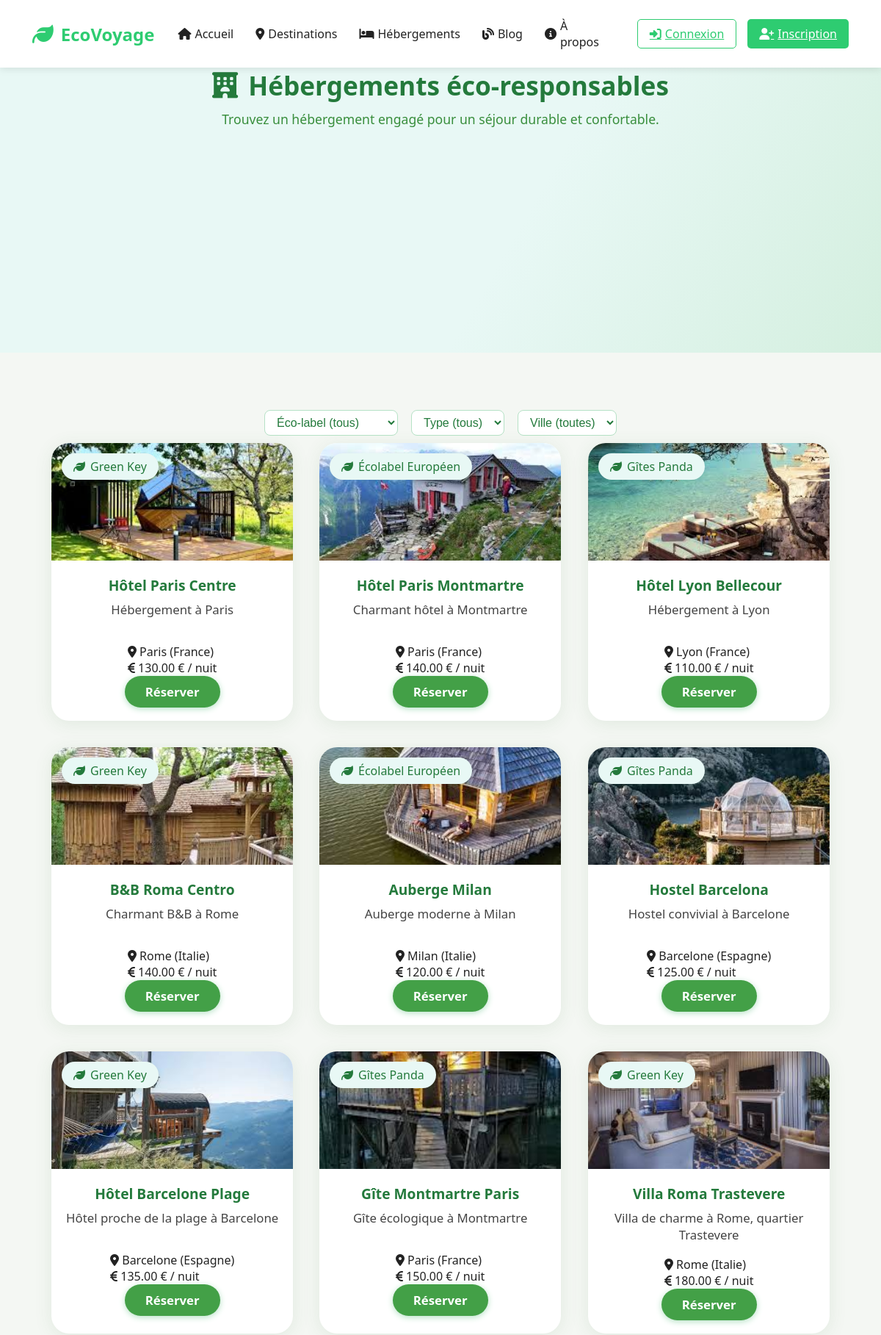
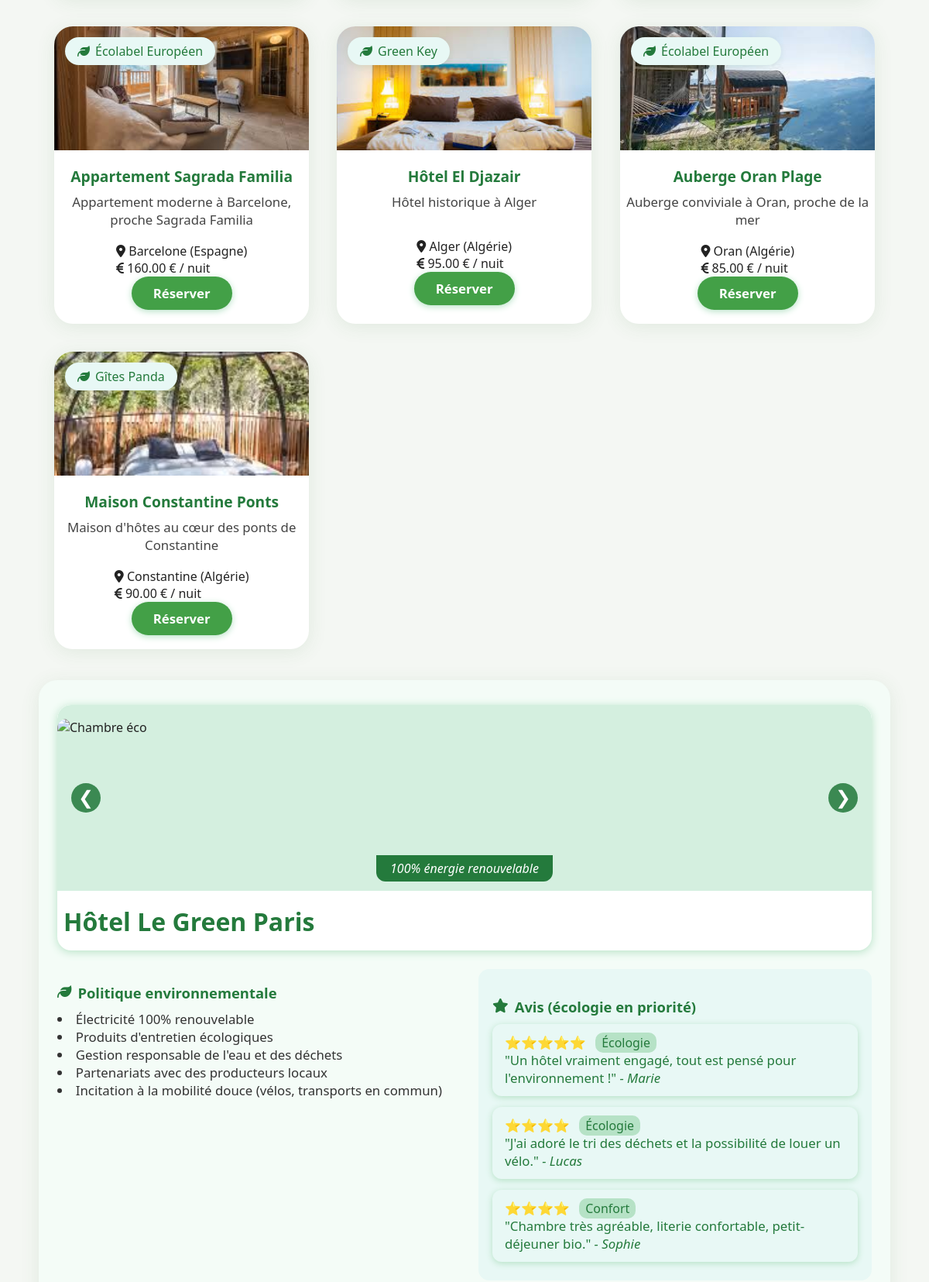
The page /hebergements/ (upper part) on the database its author committed (2 pictures, top to bottom).
### main/models.py (models this page shows, shortened)
class Hebergement(models.Model):
    nom = models.CharField(max_length=100)
    description = models.TextField()
    adresse = models.CharField(max_length=255)
    prix_par_nuit = models.DecimalField(max_digits=8, decimal_places=2)
    destination = models.ForeignKey('Destination', on_delete=models.CASCADE, related_name='hebergements')
    type = models.CharField(max_length=50, choices=[('hotel', 'Hôtel'), ('auberge', 'Auberge'), ('bnb', 'B&B'), ('camping', 'Camping'), ('autre', 'Autre')], default='hotel')
    studio = models.PositiveIntegerField(default=0, help_text="Nombre de studios")
    prix_studio = models.DecimalField(max_digits=8, decimal_places=2, null=True, blank=True, help_text="Prix par nuit pour un studio")
    chambre_3p = models.PositiveIntegerField(default=0, help_text="Nombre de chambres 3 personnes")
    prix_3p = models.DecimalField(max_digits=8, decimal_places=2, null=True, blank=True, help_text="Prix par nuit pour une chambre 3 personnes")
    chambre_4p = models.PositiveIntegerField(default=0, help_text="Nombre de chambres 4 personnes")
    prix_4p = models.DecimalField(max_digits=8, decimal_places=2, null=True, blank=True, help_text="Prix par nuit pour une chambre 4 personnes")
    chambre_5p = models.PositiveIntegerField(default=0, help_text="Nombre de chambres 5 personnes")
    prix_5p = models.DecimalField(max_digits=8, decimal_places=2, null=True, blank=True, help_text="Prix par nuit pour une chambre 5 personnes")
    eco_label = models.CharField("Éco-label", max_length=100, blank=True, null=True)
    photo = models.ImageField(upload_to='hebergement_photos/', null=True, blank=True)

class Destination(models.Model):
    nom = models.CharField("Ville", max_length=100)
    site = models.CharField("Emplacement ou URL", max_length=255)
    pays = models.ForeignKey(Pays, on_delete=models.CASCADE, related_name="destinations")
    description = models.TextField()
    prix_par_nuit_moyen = models.DecimalField(max_digits=8, decimal_places=2)
    sejour = models.CharField("Séjour", max_length=100, blank=True, null=True)
    eco_label = models.CharField("Éco-label", max_length=100, blank=True, null=True)
    photo = models.ImageField(upload_to='destination_photos/', null=True, blank=True)

class Pays(models.Model):
    nom = models.CharField(max_length=100, unique=True)
    class Meta:
        verbose_name = "Pays"
        verbose_name_plural = "Pays"

### main/views.py (the view)
# urls.py: path('hebergements/', views.hebergements, name='hebergements'),
def hebergements(request):
    utilisateur = None
    if request.session.get('user_id'):
        try:
            utilisateur = Utilisateur.objects.get(id=request.session['user_id'])
        except Utilisateur.DoesNotExist:
            pass
    type_ = request.GET.get('type', '').strip()
    eco_label = request.GET.get('eco_label', '').strip()
    destination_nom = request.GET.get('destination', '').strip()
    qs = Hebergement.objects.select_related('destination', 'destination__pays').all()
    if type_:
        qs = qs.filter(type=type_)
    if eco_label:
        qs = qs.filter(eco_label=eco_label)
    if destination_nom:
        qs = qs.filter(destination__nom=destination_nom)
    hebergements = qs
    eco_labels = Hebergement.objects.exclude(eco_label__isnull=True).exclude(eco_label__exact='').values_list('eco_label', flat=True).distinct()
    destinations = Hebergement.objects.values_list('destination__nom', flat=True).distinct()
    return render(request, 'hebergements.html', {
        'hebergements': hebergements,
        'type_selected': type_,
        'eco_label_selected': eco_label,
        'eco_labels': eco_labels,
        'destination_selected': destination_nom,
        'destinations': destinations,
        'utilisateur': utilisateur
    })

### templates/hebergements.html (shortened to what this page needs)
{% load static %}
<!DOCTYPE html>
<html lang="fr">
<head>
  <link rel="stylesheet" href="{% static 'css/hebergements.css' %}">
  <link rel="stylesheet" href="{% static 'css/home.css' %}">
  <link rel="stylesheet" href="https://cdnjs.cloudflare.com/ajax/libs/font-awesome/6.4.2/css/all.min.css">
</head>
<body>
  <nav class="navbar">
    <div class="nav-container">
      <div class="nav-logo">
        <i class="fas fa-leaf"></i>
        <span>EcoVoyage</span>
      </div>
      <ul class="nav-menu">
        <li><a href="{% url 'home' %}"><i class="fas fa-home"></i> Accueil</a></li>
        <li><a href="{% url 'destinations' %}"><i class="fas fa-map-marker-alt"></i> Destinations</a></li>
        <li><a href="{% url 'hebergements' %}" class="active"><i class="fas fa-bed"></i> Hébergements</a></li>
        <li><a href="{% url 'blog' %}"><i class="fas fa-blog"></i> Blog</a></li>
        <li><a href="{% url 'about' %}"><i class="fas fa-info-circle"></i> À propos</a></li>
      </ul>
      <div class="nav-buttons">
        {% if utilisateur %}
            <span class="nav-username">Bonjour, {{ utilisateur.nom }} !</span>
            <a href="{% url 'deconnexion' %}" class="btn-logout"><i class="fas fa-sign-out-alt"></i> Déconnexion</a>
        {% else %}
            <a href="/connexion/" class="btn-login"><i class="fas fa-sign-in-alt"></i> Connexion</a>
            <a href="/inscription/" class="btn-signup"><i class="fas fa-user-plus"></i> Inscription</a>
        {% endif %}
      </div>
    </div>
  </nav>
  <header class="heberg-header">
    <h1><i class="fas fa-hotel"></i> Hébergements éco-responsables</h1>
    <p>Trouvez un hébergement engagé pour un séjour durable et confortable.</p>
  </header>
  <main>
    <section class="heberg-filters">
      <form id="hebergFiltersForm" method="get" action="">
        <select id="hebergEcoLabel" name="eco_label" onchange="this.form.submit()">
          <option value="">Éco-label (tous)</option>
        </select>
        <select id="hebergType" name="type" onchange="this.form.submit()">
          <option value="">Type (tous)</option>
        </select>
        <select id="hebergDestination" name="destination" onchange="this.form.submit()">
          <option value="">Ville (toutes)</option>
        </select>
      </form>
    </section>
    <section class="heberg-grid">
      {% if hebergements %}
        {% for h in hebergements %}
        <div class="heberg-card">
          <div class="heberg-img" style="background-image: url('{% if h.photo %}{{ h.photo.url }}{% else %}https://source.unsplash.com/400x250/?{{ h.destination.nom|urlencode }},hotel{% endif %}');">
            {% if h.eco_label %}
            <span class="heberg-badge"><i class="fas fa-leaf"></i> {{ h.eco_label }}</span>
            {% endif %}
          </div>
          <h2>{{ h.nom }}</h2>
          <p>{{ h.description }}</p>
          <div class="heberg-info">
            <span><i class="fas fa-map-marker-alt"></i> {{ h.destination.nom }} ({{ h.destination.pays.nom }})</span><br>
            <span><i class="fas fa-euro-sign"></i> {{ h.prix_par_nuit }} € / nuit</span>
          </div>
          <a href="{% url 'reservation' h.id %}" class="heberg-reserver-btn">Réserver</a>
        </div>
        {% endfor %}
      {% else %}
        <div style="text-align:center;font-size:1.2em;color:#388e3c;margin:32px 0;">
          Aucun hébergement trouvé pour cette destination.
        </div>
      {% endif %}
    </section>
    <section class="fiche-hebergement">
      <div class="fiche-galerie">
        <div class="fiche-galerie-slideshow" id="galerieSlideshow">
          <figure class="fiche-galerie-slide active">
            <img src="https://images.unsplash.com/photo-1506744038136-46273834b3fb?auto=format&fit=crop&w=800&q=80" alt="Chambre éco">
            <figcaption>100% énergie renouvelable</figcaption>
          </figure>
          <button class="fiche-galerie-arrow left" id="galeriePrev">&#10094;</button>
          <button class="fiche-galerie-arrow right" id="galerieNext">&#10095;</button>
        </div>
        <div class="fiche-heberg-title">
          <h2>Hôtel Le Green Paris</h2>
        </div>
      </div>
      <div class="fiche-heberg-cols">
        <div class="fiche-heberg-col">
          <h3><i class="fas fa-leaf"></i> Politique environnementale</h3>
          <ul class="fiche-heberg-list">
            <li>Électricité 100% renouvelable</li>
            <li>Produits d'entretien écologiques</li>
            <li>Gestion responsable de l'eau et des déchets</li>
            <li>Partenariats avec des producteurs locaux</li>
            <li>Incitation à la mobilité douce (vélos, transports en commun)</li>
          </ul>
        </div>
        <div class="fiche-heberg-col avis">
          <h3><i class="fas fa-star"></i> Avis (écologie en priorité)</h3>
          <ul class="fiche-heberg-avis-list">
            <li>
              <b>⭐⭐⭐⭐⭐</b> <span class="avis-theme">Écologie</span> <br>
              "Un hôtel vraiment engagé, tout est pensé pour l'environnement !" <i>- Marie</i>
            </li>
            <li>
              <b>⭐⭐⭐⭐</b> <span class="avis-theme">Écologie</span> <br>
              "J'ai adoré le tri des déchets et la possibilité de louer un vélo." <i>- Lucas</i>
            </li>
            <li>
              <b>⭐⭐⭐⭐</b> <span class="avis-theme">Confort</span> <br>
              "Chambre très agréable, literie confortable, petit-déjeuner bio." <i>- Sophie</i>
            </li>
          </ul>
        </div>
      </div>
    </section>
  </main>
</body>
</html>

### static/css/home.css (style rules this page uses)
* { box-sizing: border-box; }
body { margin: 0; padding: 0; font-family: 'Segoe UI', Arial, sans-serif; background: #f4f7f3; color: #222; }
header { margin-top: 0; padding-top: 70px; margin: 0; padding: 0; background: url('/static/images/nature-background.jpg') center/cover no-repeat; min-height: 60vh; position: relative; }
nav { display: flex; justify-content: space-between; align-items: center; padding: 0.7rem 1.5rem; background: rgba(255,255,255,0.0); transition: background 0.3s, box-shadow 0.3s; box-shadow: none; position: fixed; width: 100%; top: 0; left: 0; z-index: 100; max-width: 100vw; }
nav .nav-container { width: 100%; max-width: 1200px; margin: 0 auto; display: flex; justify-content: space-between; align-items: center; gap: 2rem; }
nav ul { list-style: none; display: flex; gap: 1.1rem; margin: 0; padding: 0; margin-right: 0; align-items: center; }
nav ul li a, .site-logo, nav ul li a i { color: #222 !important; text-decoration: none !important; }
nav ul li:last-child a { padding-right: 0.7rem; }
main { padding: 3rem 1rem 2rem 1rem; max-width: 1200px; margin: auto; }
.navbar { background: #fff; box-shadow: 0 2px 10px rgba(0,0,0,0.1); position: fixed; top: 0; width: 100%; z-index: 1000; }
.nav-container { max-width: 1200px; margin: 0 auto; padding: 0 20px; display: flex; justify-content: space-between; align-items: center; height: 70px; }
.nav-logo { display: flex; align-items: center; font-size: 1.5rem; font-weight: bold; color: #2ecc71; }
.nav-logo i { margin-right: 10px; font-size: 1.8rem; }
.nav-menu { display: flex; list-style: none; gap: 30px; }
.nav-menu a { text-decoration: none; color: #333; font-weight: 500; transition: color 0.3s ease; display: flex; align-items: center; gap: 5px; }
.nav-menu a:hover, .nav-menu a.active { color: #2ecc71; }
.nav-buttons { display: flex; gap: 15px; }
.btn-login, .btn-signup { padding: 8px 16px; border: none; border-radius: 5px; font-weight: 500; cursor: pointer; transition: all 0.3s ease; display: flex; align-items: center; gap: 5px; }
.btn-login { background: transparent; color: #2ecc71; border: 1px solid #2ecc71; }
.btn-signup { background: #2ecc71; color: white; }

### rows shown on the page
Hebergement: photo (picture), eco_label "Green Key", nom "Hôtel Paris Centre", description "Hébergement à Paris", destination.nom "Paris", destination.pays.nom "France", prix_par_nuit "130.00"
Hebergement: photo (picture), eco_label "Écolabel Européen", nom "Hôtel Paris Montmartre", description "Charmant hôtel à Montmartre", destination.nom "Paris", destination.pays.nom "France", prix_par_nuit "140.00"
Hebergement: photo (picture), eco_label "Gîtes Panda", nom "Hôtel Lyon Bellecour", description "Hébergement à Lyon", destination.nom "Lyon", destination.pays.nom "France", prix_par_nuit "110.00"
Hebergement: photo (picture), eco_label "Green Key", nom "B&B Roma Centro", description "Charmant B&B à Rome", destination.nom "Rome", destination.pays.nom "Italie", prix_par_nuit "140.00"
Hebergement: photo (picture), eco_label "Écolabel Européen", nom "Auberge Milan", description "Auberge moderne à Milan", destination.nom "Milan", destination.pays.nom "Italie", prix_par_nuit "120.00"
Hebergement: photo (picture), eco_label "Gîtes Panda", nom "Hostel Barcelona", description "Hostel convivial à Barcelone", destination.nom "Barcelone", destination.pays.nom "Espagne", prix_par_nuit "125.00"
Hebergement: photo (picture), eco_label "Green Key", nom "Hôtel Barcelone Plage", description "Hôtel proche de la plage à Barcelone", destination.nom "Barcelone", destination.pays.nom "Espagne", prix_par_nuit "135.00"
Hebergement: photo (picture), eco_label "Gîtes Panda", nom "Gîte Montmartre Paris", description "Gîte écologique à Montmartre", destination.nom "Paris", destination.pays.nom "France", prix_par_nuit "150.00"
Hebergement: photo (picture), eco_label "Green Key", nom "Villa Roma Trastevere", description "Villa de charme à Rome, quartier Trastevere", destination.nom "Rome", destination.pays.nom "Italie", prix_par_nuit "180.00"
Hebergement: photo (picture), eco_label "Écolabel Européen", nom "Appartement Sagrada Familia", description "Appartement moderne à Barcelone, proche Sagrada Familia", destination.nom "Barcelone", destination.pays.nom "Espagne", prix_par_nuit "160.00"
Hebergement: photo (picture), eco_label "Green Key", nom "Hôtel El Djazair", description "Hôtel historique à Alger", destination.nom "Alger", destination.pays.nom "Algérie", prix_par_nuit "95.00"
Hebergement: photo (picture), eco_label "Écolabel Européen", nom "Auberge Oran Plage", description "Auberge conviviale à Oran, proche de la mer", destination.nom "Oran", destination.pays.nom "Algérie", prix_par_nuit "85.00"
Hebergement: photo (picture), eco_label "Gîtes Panda", nom "Maison Constantine Ponts", description "Maison d'hôtes au cœur des ponts de Constantine", destination.nom "Constantine", destination.pays.nom "Algérie", prix_par_nuit "90.00"
